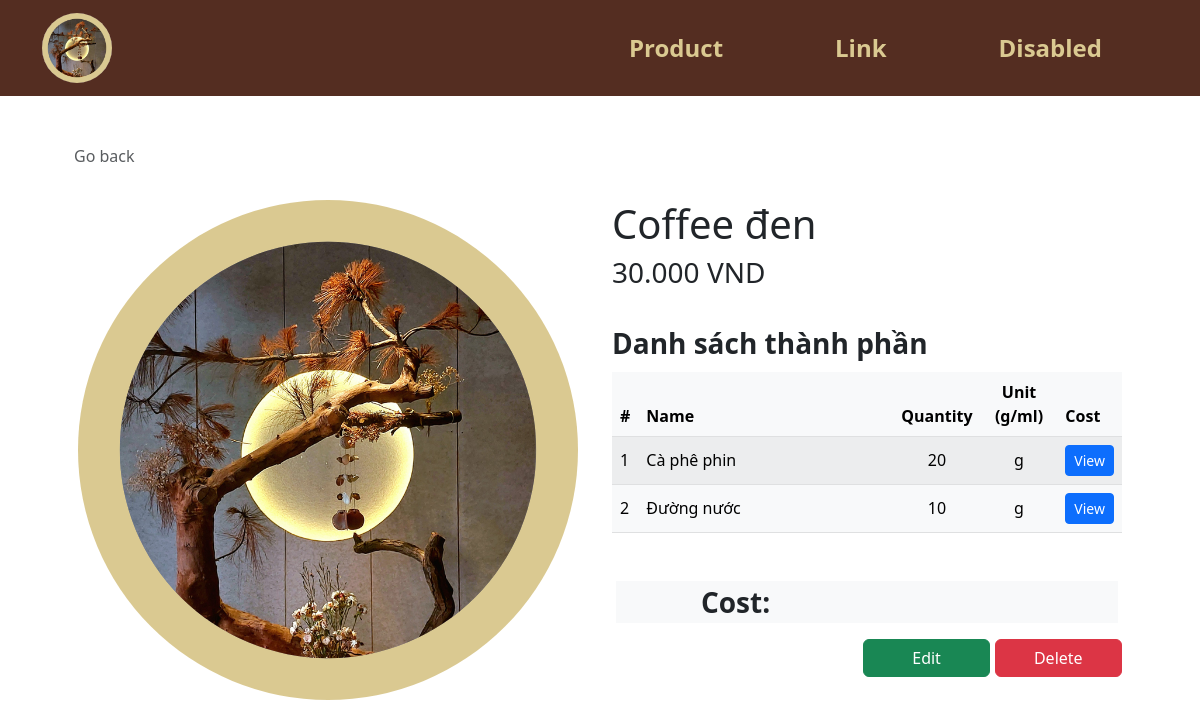
The page /product_view.php?p_id=95 on the database its author committed.
### tables this page shows
CREATE TABLE `product` (
  `p_id` int(100) NOT NULL COMMENT 'id sản phẩm',
  `p_name` varchar(255) NOT NULL COMMENT 'tên sản phẩm ',
  `p_price` int(255) NOT NULL COMMENT 'giá sản phẩm'
);

CREATE TABLE `ingredient` (
  `i_id` int(100) NOT NULL,
  `Product_p_id` int(255) NOT NULL,
  `Ingredient_defaut_id_id` int(100) NOT NULL,
  `i_quantity` int(100) NOT NULL,
  `i_unit` enum('g','ml') NOT NULL
);

CREATE TABLE `ingredient_defaut` (
  `id_id` int(100) NOT NULL COMMENT 'Gốc Id',
  `id_name` varchar(255) DEFAULT NULL COMMENT 'Gốc tên',
  `id_import_quantity` int(255) DEFAULT NULL COMMENT 'Gốc số lượng nhập',
  `id_unit` enum('g','ml') DEFAULT NULL COMMENT 'Gốc đơn vị',
  `id_ import_price` int(255) DEFAULT NULL COMMENT 'Gốc giá nhập'
);

### product_view.php (the view, shortened to what this page needs)
<!DOCTYPE html>
<html lang="en">
<head>
    <?php
    include("head.php");
    include("conn_db.php");
    ?>
</head>
<body>
    <?php
    include("header.php");
    $p_id = $_GET["p_id"];
    $query_product = "SELECT p.* FROM product p  WHERE p.p_id = {$p_id}  LIMIT 0,1";
    $result_product = $mysqli->query($query_product);
    $product_row = $result_product->fetch_array();
    ?>
    <div class="container px-5 py-4" id="shop-body">
        <div class="row my-4">
            <a class="nav nav-item text-decoration-none text-muted mb-2" href="#" onclick="history.back();">
                <i class="bi bi-arrow-left-square me-2"></i>Go back
            </a>
        </div>
        <div class="row row-cols-1 row-cols-md-2 mb-5">
            <div class="col mb-3 mb-md-0 logo">
                <img src='img/logo.png' class="img-fluid rounded-25 float-start">
            </div>
            <div class="col text-wrap">
                <h1 class="">
                    <?php echo $product_row["p_name"] ?>
                </h1>
                <h3 class="">
                    <?php echo number_format($product_row["p_price"], 0, ',', '.'); ?> VND
                </h3>
                <br>
                <div class="mt-0">
                    <div class="fs-3 mb-2 fw-bold"> Danh sách thành phần</div>
                    <table class="table rounded-5 table-light table-striped table-hover align-middle caption-top mb-5">
                        <thead class="bg-light">
                            <tr>
                                <th scope="col-1">#</th>
                                <th scope="col-4">Name</th>
                                <th scope="col-4">Quantity</th>
                                <th class="text-center" scope="col">Unit (g/ml)</th>
                                <th scope="col">Cost</th>
                            </tr>
                        </thead>
                        <tbody>
                            <?php
                            $query_ingredient = "SELECT i.*, id.* FROM ingredient i, ingredient_defaut id  WHERE Product_p_id = {$p_id} AND id.id_id = Ingredient_defaut_id_id";
                            $result_ingredient = $mysqli->query($query_ingredient);
                            ?>
                            <?php $i = 1;
                            while ($ingredient_row = $result_ingredient->fetch_array()) { ?>
                                <tr>
                                    <td>
                                        <?php echo $i++; ?>
                                    </td>
                                    <td class="w-50">
                                        <?php echo $ingredient_row["id_name"]; ?>
                                    </td>
                                    <td class="text-center">
                                        <?php echo $ingredient_row["i_quantity"]; ?>
                                    </td>
                                    <td class="text-center">
                                        <?php echo $ingredient_row["i_unit"]; ?>
                                    </td>
                                    <td>
                                        <a href="test.php?<?= "p_id=" . $p_id . "&i_id" . $ingredient_row["i_id"] ?>;"
                                            class="btn btn-sm btn-primary">View</a>
                                    </td>
                                </tr>
                            <?php } ?>
                        </tbody>
                    </table>
                    <div class="row bg-light mb-3 mx-1">
                        <div class="col fs-3 text-center ps-0 fw-bold">Cost:</div>
                        <div class="col fs-3 text-center pe-0 fw-bold"></div>
                    </div>
                </div>
                <div class="form-amount text-end">
                    <a href="product_edit.php?p_id=<?= $p_id ?>" class="btn btn-success w-25" type="submit"
                        title="add to cart" name="addtocart">Edit</a>
                    <a href="product_delete.php?p_id=<?= $p_id ?>" class="btn btn-danger w-25" type="submit"
                        title="add to cart" name="addtocart">Delete</a>
                </div>
            </div>
        </div>
    </div>
</body>
</html>

### head.php (shortened to what this page needs)
<link href="https://cdn.jsdelivr.net/npm/bootstrap@5.3.0-alpha3/dist/css/bootstrap.min.css" rel="stylesheet">

### header.php (shortened to what this page needs)
<nav class="navbar navbar-expand-lg " style="background-color: #542D21;">
    <div class="container " style="background-color: #542D21;">
        <div class="collapse navbar-collapse" id="navbarTogglerDemo01">
            <a class="navbar-brand" href="#">
                <img src="img/logo.png" class=" rounded-circle" alt="logo" width="70">
            </a>
            <ul class="navbar-nav ms-auto mb-2 mb-lg-0">
                <li class="nav-item fw-bold fs-4 mx-5" >
                    <a class="nav-link  active" style="color: #dac991" href="product.php">Product</a>
                </li>
                <li class="nav-item fw-bold fs-4 mx-5" >
                    <a class="nav-link" style="color: #dac991" href="#">Link</a>
                </li>
                <li class="nav-item fw-bold fs-4 mx-5" >
                    <a class="nav-link" style="color: #dac991" href="#">Disabled</a>
                </li>
            </ul>
        </div>
    </div>
</nav>

### rows shown on the page
product: p_name "Coffee đen", p_price "30.000"
ingredient: Ingredient_defaut_id.id_name "Cà phê phin", i_quantity "20", i_unit "g"
ingredient: Ingredient_defaut_id.id_name "Đường nước", i_quantity "10", i_unit "g"
